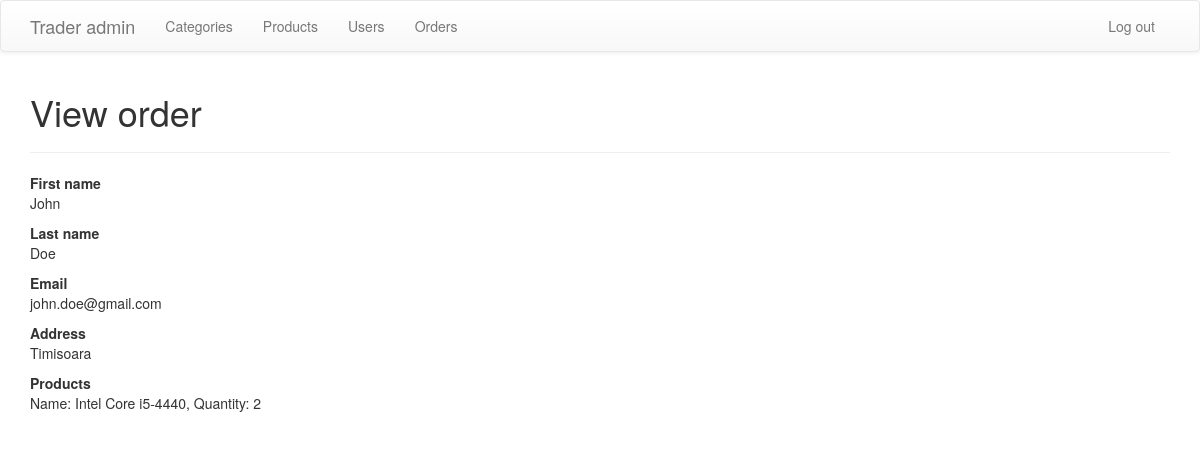
Page /admin/view_order.php?order_id=2 on the committed database.
### tables this page shows
CREATE TABLE IF NOT EXISTS `orders` (
  `order_id` int(11) NOT NULL AUTO_INCREMENT,
  `user_id` int(11) NOT NULL,
  `fname` varchar(255) NOT NULL,
  `lname` varchar(255) NOT NULL,
  `email` varchar(255) NOT NULL,
  `products` text NOT NULL,
  `quantity` text NOT NULL,
  `address` text NOT NULL,
  `order_date` timestamp NOT NULL DEFAULT CURRENT_TIMESTAMP ON UPDATE CURRENT_TIMESTAMP,
  `status` int(11) NOT NULL DEFAULT '1' COMMENT '1 - order is not resolved, 0 - order is resolved',
  `canceled` int(11) NOT NULL DEFAULT '0' COMMENT '1 - order is canceled, 0 - order is not canceled',
  PRIMARY KEY (`order_id`)
);

CREATE TABLE IF NOT EXISTS `products` (
  `product_id` int(11) NOT NULL AUTO_INCREMENT,
  `category_id` int(11) NOT NULL,
  `name` varchar(255) NOT NULL,
  `description` text NOT NULL,
  `price` int(11) NOT NULL,
  `stock` int(11) NOT NULL,
  `image` varchar(255) NOT NULL,
  PRIMARY KEY (`product_id`)
);

### admin/view_order.php (the view, shortened to what this page needs)
<?php
include('config.php');
$order_id = $_GET['order_id'];
?>
<!DOCTYPE html>
<html lang="en">
<head>
	<link rel="stylesheet" href="https://maxcdn.bootstrapcdn.com/bootstrap/3.3.4/css/bootstrap.min.css">
	<link rel="stylesheet" href="https://maxcdn.bootstrapcdn.com/bootstrap/3.3.4/css/bootstrap-theme.min.css">
</head>
<body>
	<?php include('template_parts/header.php'); ?>
	<div class="container">
		<h1>View order</h1>
		<hr>
		<?php
		$order = $db->query("SELECT * FROM orders WHERE order_id='$order_id'");
		$order_data = $order->fetch_assoc();
		?>
		<p>
			<strong>First name</strong>
			<br>
			<?php echo $order_data['fname']; ?>
		</p>
		<p>
			<strong>Last name</strong>
			<br>
			<?php echo $order_data['lname']; ?>
		</p>
		<p>
			<strong>Email</strong>
			<br>
			<?php echo $order_data['email']; ?>
		</p>
		<p>
			<strong>Address</strong>
			<br>
			<?php echo $order_data['address']; ?>
		</p>
		<p>
			<strong>Products</strong>
			<br>
			<?php
			$products = unserialize($order_data['products']);
			$quantity = unserialize($order_data['quantity']);
			foreach($products as $key => $product) {
				$product_data = $db->query("SELECT * FROM products WHERE product_id='$product'");
				$product_info = $product_data->fetch_assoc();
			?>
			Name: <?php echo $product_info['name']; ?>, Quantity: <?php echo $quantity[$key]; ?>
			<br>
			<?php
			}
			?>
		</p>
	</div>
</body>
</html>

### rows in the picture
orders: fname "John", lname "Doe", email "john.doe@gmail.com", address "Timisoara", quantity "2"
products: name "Intel Core i5-4440"
